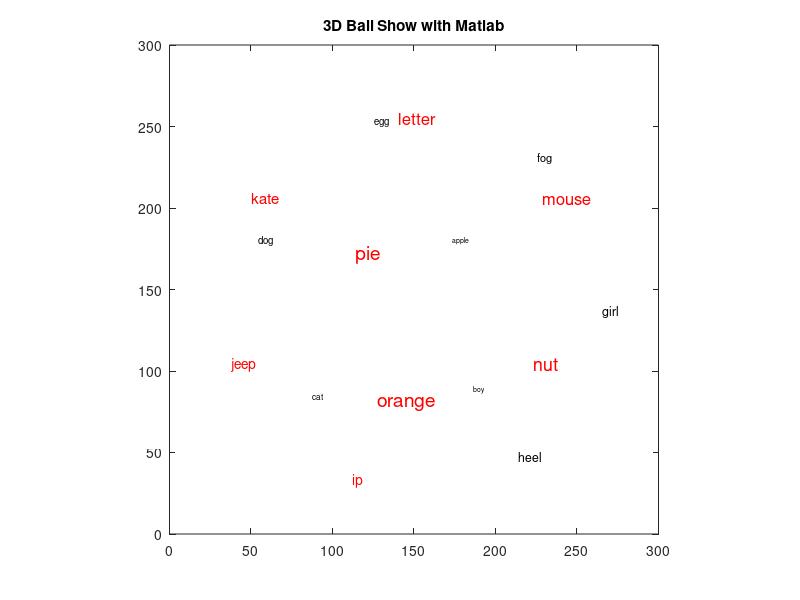

The MATLAB script that drew this image:
function ThreeDimension(action)
% ThreeDimension shoe how to control a 3D Ball with words.

global oDiv oDivMin colVec radius mcList d word wordNum ...
            aA lastA lastB aSize tspeed howElliptical dtr distr...
            beforeMouseX beforeMouseY currMouseX currMouseY

if nargin == 0
    action = 'start';
end

switch(action)
    
    %% initail & open Handle Graphics
    case 'start'
        
        oDiv = [300, 300];          % 200 x 200
        oDivMin = min(oDiv);
        radius = oDivMin * 0.8 / 2;
        dtr = pi/180;
        d = 300;

        colVec = rand(1,3);
        word = {'apple','boy','cat','dog','egg','fog','girl','heel',...
            'ip','jeep','kate','letter','mouse','nut','orange','pie'};
        wordNum = length(word);

        aA = zeros(wordNum,5);
        aA( : , 1) = 1 : wordNum;
        % offsetWidth, offsetHeight, cx, cy, cz, x, y, scale, alpha
        mcList = zeros( wordNum, 9);
        % active = 0;  % a flag
        lastA = 1;
        lastB = 1;
        distr = 1;
        tspeed = 10;
        aSize = 250;

        howElliptical = 1;

        for ind = 1:size(aA,1)
            mcList(ind,1:2) = [4 5];  % 
        end

        % 	initPositionAll;
        [mcList, aA] = initPositionAll( mcList, distr, aA);
        
        axis equal
        axis([0 oDiv(1) 0 oDiv(2)]);
        box on;     % add a frame
        title('3D Ball Show with Matlab');
        set(gcf, 'WindowButtonDownFcn', 'ThreeDimension down');
        
%         circle(radius, oDiv(1)./2, oDiv(2)./2);
        
        for ii = 1:wordNum
            hold on
            h = text(aA(ii,2), aA(ii,3), word(ii));
            fontsize = ceil(9 + 5*aA(ii,4)/radius);
            if (aA(ii,4)>=0)
                set(h, 'color', 'r','fontsize', fontsize);
            else
                set(h, 'color', 'black','fontsize', fontsize);
            end
        end
        hold off
        
        
        
    %% Callbacks when mouse down
    case 'down'
        clc
        % set Callbacks「tmouse move」 when mouse moves
        set(gcf, 'WindowButtonMotionFcn', 'ThreeDimension move');
        % set Callbacks「tmouse up」when mouse up
        set(gcf, 'WindowButtonUpFcn', 'ThreeDimension up');
        % print「Mouse down!」讯息
        fprintf('Mouse down!\n');
        
        currPt = get(gca, 'CurrentPoint');
        beforeMouseX = currPt(1,1);
        beforeMouseY = currPt(1,2);
        
        
    %% Callbacks when mouse moves
    case 'move'
        % 获得鼠标的当前位置
        currPt = get(gca, 'CurrentPoint');
        currMouseX = currPt(1,1);
        currMouseY = currPt(1,2);
%         centerX = oDiv(1) / 2;
%         centerY = oDiv(2) / 2;
        
        plot([currMouseX], [currMouseY],'*','color',colVec);
%         plot([centerX, currMouseX], [centerY, currMouseY],'-','color',colVec);
        colVec = mod(ceil(colVec*255 + 1),256)./256;
        
        axis equal
        axis([0 oDiv(1) 0 oDiv(2)]);
%         circle(radius, oDiv(1)./2, oDiv(2)./2);
        
        % print「Mouse is moving!」and its position
        fprintf('Mouse is moving! Current location = (%g, %g)\n', currMouseX, currMouseY);
        
        % 更新位置信息
        [mcList, lastA, lastB] = updatePos(mcList, currMouseX, beforeMouseX, currMouseY, beforeMouseY, lastA, lastB, aSize, radius, tspeed, howElliptical, d);
        aA = doPosition(mcList, oDiv, aA);
        
        for ii = 1:wordNum
            hold on
            h = text(aA(ii,2), aA(ii,3), word(ii));
            fontsize = ceil(9 + 5*aA(ii,4)/radius);
            if (aA(ii,4)>=0)
                set(h, 'color', 'r','fontsize', fontsize);
            else
                set(h, 'color', 'black','fontsize', fontsize);
            end
        end
        hold off
        
        beforeMouseX = currMouseX;
        beforeMouseY = currMouseY;
        
        %%   depthSort()
        
    %% Callbacks when mouse up
    case 'up'
        
        % clean move Callbacks
        set(gcf, 'WindowButtonMotionFcn', '');
        % clean up Callbacks
        set(gcf, 'WindowButtonUpFcn', '');
        % print「Mouse up!」
        fprintf('Mouse up!\n');
        
        
end

%% 
function [mcList,aA] = initPositionAll( mcList, distr, aA)

	max = size(mcList, 1);
	% 随机排列位置
    for i = 1 : max
        if ( distr == 1 )
			phi = acos( -1 + ( 2*i - 1 ) / max );
			theta = sqrt( max * pi ) * phi;
        else
			phi = rand * pi;
			theta = rand * 2 * pi;
        end
    % 坐标变换
        % cx
		mcList(i, 3) = radius * cos(theta) * sin(phi);
		% cy
        mcList(i, 4) = radius * sin(theta) * sin(phi);
		% cz
        mcList(i, 5) = radius * cos(phi);
		% left
		aA(i,2) = mcList(i, 3) + oDiv(1)/2 - mcList(i,1)/2 ;
		% top
        aA(i,3) = mcList(i, 4) + oDiv(2)/2 - mcList(i,2)/2;
        % ????
        aA(i,4) = mcList(i, 5);
    end
end 

%%
function aA = doPosition(mcList, oDiv,aA)
        l = oDiv(1,1) / 2;
        t = oDiv(1,2) / 2;
        for index = 1:size(mcList,1)
            % left
            aA(index, 2) = mcList(index,3) + l - mcList(index,1) / 2;
            % top
            aA(index, 3) = mcList(index,4) + t - mcList(index,2) / 2;
            %
            aA(index, 4) = mcList(index, 5);            
            % fontSize
            aA(index, 5) = ceil(12 * mcList(index,8) / 2)+8;
%             aA[i].style.filter="alpha(opacity="+100*mcList[i].alpha+")";
%             aA[i].style.opacity=mcList(i,9);
        end
end

%%
function [mcList, lastA, lastB] = updatePos(mcList, currMouseX, beforeMouseX, currMouseY, beforeMouseY, lastA, lastB, aSize, radius, tspeed, howElliptical, d)

%     if( 5 * mouseX > oDiv(1) || 5 * mouseY > oDiv(2) || mouseX < 0 || mouseY < 0)
%         acceleratorA = lastA * 0.98;
%         acceleratorB = lastB * 0.98;
%     else
%         acceleratorA = (min( max( -mouseY, -aSize ), aSize ) / radius ) * tspeed;
%         acceleratorB = (min( max( -mouseX, -aSize ), aSize ) / radius ) * tspeed;
%     end

    centerX = oDiv(1)/2;
    centerY = oDiv(2)/2;
    
    if (currMouseX-centerX)^2 + (currMouseY-centerY)^2 > radius^2
        speedX = 0;
        speedY = 0;
    else
        speedX = (currMouseX-beforeMouseX)/2;
        speedY = (currMouseY-beforeMouseY)/2;
        if(currMouseX-beforeMouseX<0 && currMouseY-beforeMouseY<0)
            speedX = -(currMouseX-beforeMouseX)/2;
            speedY = (currMouseY-beforeMouseY)/2;
        elseif (currMouseX-beforeMouseX>0 && currMouseY-beforeMouseY>0)
            speedX = -(currMouseX-beforeMouseX)/2;
            speedY = (currMouseY-beforeMouseY)/2;
        elseif (currMouseX-beforeMouseX>0 && currMouseY-beforeMouseY<0)
            speedX = (currMouseX-beforeMouseX)/2;
            speedY = -(currMouseY-beforeMouseY)/2;
        elseif (currMouseX-beforeMouseX<0 && currMouseY-beforeMouseY>0);
            speedX = (currMouseX-beforeMouseX)/2;
            speedY = -(currMouseY-beforeMouseY)/2;
        end
    end
    acceleratorA = speedX;
    acceleratorB = speedY;
    
    lastA = acceleratorA;
    lastB = acceleratorB;

    if(abs(acceleratorA) <= 0.01 && abs(acceleratorB) <= 0.01)
        return;
    end

    acceleratorC = 0;
    
    [ sa, ca, sb, cb, sc, cc ] = sineCosine(acceleratorA, acceleratorB, acceleratorC, dtr);
    
    % 
    for j = 1:wordNum
        
        rx1 = mcList(j,3);
        ry1 = mcList(j,4) * ca + mcList(j,5) * (-sa);
        rz1 = mcList(j,4) * sa + mcList(j,5) * ca;

        rx2 = rx1 * cb + rz1 * sb;
        ry2 = ry1;
        rz2 = rx1 * (-sb) + rz1 * cb;

        rx3 = rx2 * cc + ry2 * (-sc);
        ry3 = rx2 * sc + ry2 * cc;
        rz3 = rz2;

        mcList(j,3) = rx3;
        mcList(j,4) = ry3;
        mcList(j,5) = rz3;

        per = d / (d + rz3);

        mcList(j,6) = (howElliptical * rx3 * per) - ( howElliptical*2 );
        mcList(j,7) = ry3 * per;
        mcList(j,8) = per;
        mcList(j,9) = per;

        mcList(j,9) = ( mcList(j,9) - 0.6) * (10/6);

    end
end

%%
function [ sa, ca, sb, cb, sc, cc ] = sineCosine( a, b, c, dtr )

	sa = sin(a * dtr);
	ca = cos(a * dtr);
	sb = sin(b * dtr);
	cb = cos(b * dtr);
	sc = sin(c * dtr);
	cc = cos(c * dtr);
end


end
